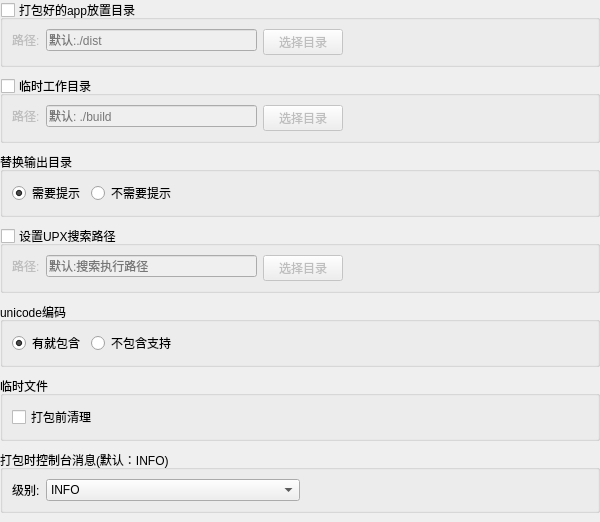
<?xml version="1.0" encoding="UTF-8"?>
<ui version="4.0">
 <class>general_item_widget</class>
 <widget class="QFrame" name="general_item_widget">
  <property name="geometry">
   <rect>
    <x>0</x>
    <y>0</y>
    <width>600</width>
    <height>450</height>
   </rect>
  </property>
  <property name="windowTitle">
   <string>Frame</string>
  </property>
  <layout class="QVBoxLayout" name="verticalLayout">
   <property name="spacing">
    <number>9</number>
   </property>
   <property name="leftMargin">
    <number>0</number>
   </property>
   <property name="topMargin">
    <number>0</number>
   </property>
   <property name="rightMargin">
    <number>0</number>
   </property>
   <property name="bottomMargin">
    <number>9</number>
   </property>
   <item>
    <widget class="QGroupBox" name="dist_gb">
     <property name="title">
      <string>打包好的app放置目录</string>
     </property>
     <property name="checkable">
      <bool>true</bool>
     </property>
     <property name="checked">
      <bool>false</bool>
     </property>
     <layout class="QHBoxLayout" name="horizontalLayout">
      <item>
       <layout class="QFormLayout" name="formLayout">
        <item row="0" column="1">
         <widget class="QLineEdit" name="dist_path_le">
          <property name="toolTip">
           <string>打包的应用程序放在哪里(默认:./dist)</string>
          </property>
          <property name="placeholderText">
           <string>默认:./dist</string>
          </property>
         </widget>
        </item>
        <item row="0" column="0">
         <widget class="QLabel" name="dist_path_str_lb">
          <property name="text">
           <string>路径:</string>
          </property>
         </widget>
        </item>
       </layout>
      </item>
      <item>
       <widget class="QPushButton" name="select_dist_path_pb">
        <property name="text">
         <string>选择目录</string>
        </property>
       </widget>
      </item>
      <item>
       <spacer name="horizontalSpacer_2">
        <property name="orientation">
         <enum>Qt::Horizontal</enum>
        </property>
        <property name="sizeHint" stdset="0">
         <size>
          <width>40</width>
          <height>20</height>
         </size>
        </property>
       </spacer>
      </item>
     </layout>
    </widget>
   </item>
   <item>
    <widget class="QGroupBox" name="temp_work_path_gb">
     <property name="title">
      <string>临时工作目录</string>
     </property>
     <property name="checkable">
      <bool>true</bool>
     </property>
     <property name="checked">
      <bool>false</bool>
     </property>
     <layout class="QHBoxLayout" name="horizontalLayout_2">
      <item>
       <layout class="QFormLayout" name="formLayout_2">
        <item row="0" column="1">
         <widget class="QLineEdit" name="temp_work_path_le">
          <property name="toolTip">
           <string>所有临时工作文件，.log，.pyz等存放位置(默认: ./build)</string>
          </property>
          <property name="placeholderText">
           <string>默认: ./build</string>
          </property>
         </widget>
        </item>
        <item row="0" column="0">
         <widget class="QLabel" name="build_path_str_lb">
          <property name="text">
           <string>路径:</string>
          </property>
         </widget>
        </item>
       </layout>
      </item>
      <item>
       <widget class="QPushButton" name="select_temp_work_path_pb">
        <property name="text">
         <string>选择目录</string>
        </property>
       </widget>
      </item>
      <item>
       <spacer name="horizontalSpacer_3">
        <property name="orientation">
         <enum>Qt::Horizontal</enum>
        </property>
        <property name="sizeHint" stdset="0">
         <size>
          <width>40</width>
          <height>20</height>
         </size>
        </property>
       </spacer>
      </item>
     </layout>
    </widget>
   </item>
   <item>
    <widget class="QGroupBox" name="no_confirm_gb">
     <property name="toolTip">
      <string>默认: SPECPATH/dist/SPECNAME</string>
     </property>
     <property name="title">
      <string>替换输出目录</string>
     </property>
     <layout class="QHBoxLayout" name="horizontalLayout_3">
      <item>
       <widget class="QRadioButton" name="need_confirm_rb">
        <property name="toolTip">
         <string>提示原有目录存在，停止打包</string>
        </property>
        <property name="text">
         <string>需要提示</string>
        </property>
        <property name="checked">
         <bool>true</bool>
        </property>
       </widget>
      </item>
      <item>
       <widget class="QRadioButton" name="no_confirm_rb">
        <property name="toolTip">
         <string>直接删除原有打包目录</string>
        </property>
        <property name="text">
         <string>不需要提示</string>
        </property>
       </widget>
      </item>
      <item>
       <spacer name="horizontalSpacer_5">
        <property name="orientation">
         <enum>Qt::Horizontal</enum>
        </property>
        <property name="sizeHint" stdset="0">
         <size>
          <width>40</width>
          <height>20</height>
         </size>
        </property>
       </spacer>
      </item>
     </layout>
    </widget>
   </item>
   <item>
    <widget class="QGroupBox" name="upx_search_path_gb">
     <property name="enabled">
      <bool>true</bool>
     </property>
     <property name="toolTip">
      <string>UPX实用程序的路径(默认:搜索执行路径)</string>
     </property>
     <property name="title">
      <string>设置UPX搜索路径</string>
     </property>
     <property name="checkable">
      <bool>true</bool>
     </property>
     <property name="checked">
      <bool>false</bool>
     </property>
     <layout class="QHBoxLayout" name="horizontalLayout_4">
      <item>
       <layout class="QFormLayout" name="formLayout_3">
        <item row="0" column="1">
         <widget class="QLineEdit" name="upx_search_path_le">
          <property name="placeholderText">
           <string>默认:搜索执行路径</string>
          </property>
         </widget>
        </item>
        <item row="0" column="0">
         <widget class="QLabel" name="upx_search_path_str_lb">
          <property name="text">
           <string>路径:</string>
          </property>
         </widget>
        </item>
       </layout>
      </item>
      <item>
       <widget class="QPushButton" name="upx_search_path_pb">
        <property name="text">
         <string>选择目录</string>
        </property>
       </widget>
      </item>
      <item>
       <spacer name="horizontalSpacer_4">
        <property name="orientation">
         <enum>Qt::Horizontal</enum>
        </property>
        <property name="sizeHint" stdset="0">
         <size>
          <width>40</width>
          <height>20</height>
         </size>
        </property>
       </spacer>
      </item>
     </layout>
    </widget>
   </item>
   <item>
    <widget class="QGroupBox" name="unicode_gb">
     <property name="toolTip">
      <string>不包含unicode编码支持(默认:如果可用就包含)</string>
     </property>
     <property name="title">
      <string>unicode编码</string>
     </property>
     <layout class="QHBoxLayout" name="horizontalLayout_5">
      <item>
       <widget class="QRadioButton" name="unicode_support_rb">
        <property name="text">
         <string>有就包含</string>
        </property>
        <property name="checked">
         <bool>true</bool>
        </property>
       </widget>
      </item>
      <item>
       <widget class="QRadioButton" name="unicode_not_support_rb">
        <property name="text">
         <string>不包含支持</string>
        </property>
       </widget>
      </item>
      <item>
       <spacer name="horizontalSpacer_6">
        <property name="orientation">
         <enum>Qt::Horizontal</enum>
        </property>
        <property name="sizeHint" stdset="0">
         <size>
          <width>40</width>
          <height>20</height>
         </size>
        </property>
       </spacer>
      </item>
     </layout>
    </widget>
   </item>
   <item>
    <widget class="QGroupBox" name="temp_file_gb">
     <property name="toolTip">
      <string>在构建之前清理PyInstaller缓存并删除临时文件</string>
     </property>
     <property name="title">
      <string>临时文件</string>
     </property>
     <layout class="QHBoxLayout" name="horizontalLayout_6">
      <item>
       <widget class="QCheckBox" name="clean_cache_cb">
        <property name="text">
         <string>打包前清理</string>
        </property>
       </widget>
      </item>
      <item>
       <spacer name="horizontalSpacer_7">
        <property name="orientation">
         <enum>Qt::Horizontal</enum>
        </property>
        <property name="sizeHint" stdset="0">
         <size>
          <width>40</width>
          <height>20</height>
         </size>
        </property>
       </spacer>
      </item>
     </layout>
    </widget>
   </item>
   <item>
    <widget class="QGroupBox" name="log_level_gb">
     <property name="toolTip">
      <string>构建时控制台消息中的详细信息</string>
     </property>
     <property name="title">
      <string>打包时控制台消息(默认：INFO)</string>
     </property>
     <layout class="QHBoxLayout" name="horizontalLayout_7">
      <item>
       <layout class="QFormLayout" name="formLayout_4">
        <item row="0" column="0">
         <widget class="QLabel" name="label">
          <property name="text">
           <string>级别:</string>
          </property>
         </widget>
        </item>
        <item row="0" column="1">
         <widget class="QComboBox" name="log_level_cb">
          <property name="sizePolicy">
           <sizepolicy hsizetype="Expanding" vsizetype="Fixed">
            <horstretch>0</horstretch>
            <verstretch>0</verstretch>
           </sizepolicy>
          </property>
          <property name="currentIndex">
           <number>2</number>
          </property>
          <item>
           <property name="text">
            <string>TRACE</string>
           </property>
          </item>
          <item>
           <property name="text">
            <string>DEBUG</string>
           </property>
          </item>
          <item>
           <property name="text">
            <string>INFO</string>
           </property>
          </item>
          <item>
           <property name="text">
            <string>WARN</string>
           </property>
          </item>
          <item>
           <property name="text">
            <string>ERROR</string>
           </property>
          </item>
          <item>
           <property name="text">
            <string>CRITICAL</string>
           </property>
          </item>
         </widget>
        </item>
       </layout>
      </item>
      <item>
       <spacer name="horizontalSpacer">
        <property name="orientation">
         <enum>Qt::Horizontal</enum>
        </property>
        <property name="sizeHint" stdset="0">
         <size>
          <width>40</width>
          <height>20</height>
         </size>
        </property>
       </spacer>
      </item>
     </layout>
    </widget>
   </item>
   <item>
    <spacer name="verticalSpacer">
     <property name="orientation">
      <enum>Qt::Vertical</enum>
     </property>
     <property name="sizeHint" stdset="0">
      <size>
       <width>20</width>
       <height>40</height>
      </size>
     </property>
    </spacer>
   </item>
  </layout>
 </widget>
 <resources/>
 <connections/>
</ui>
